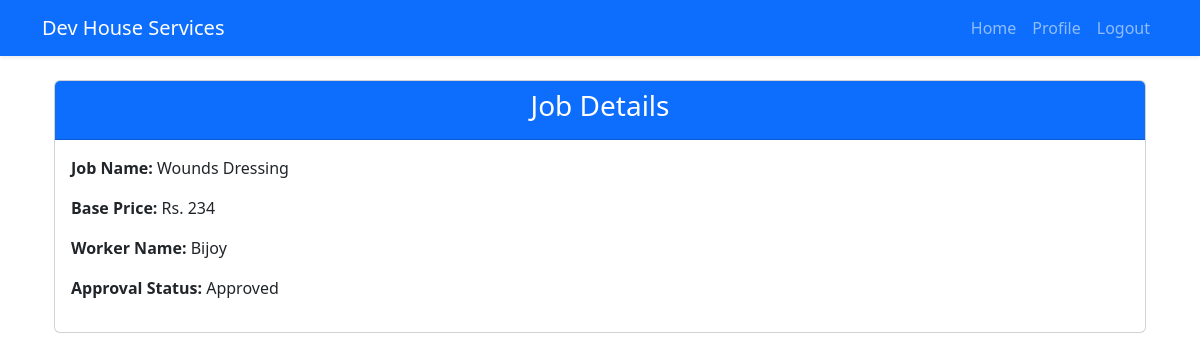
Screenshot of /view_job/1 (signed in) with the database file from the repository.
### models.py (models this page shows, shortened)
class Job(db.Model):
    id = db.Column(db.Integer, primary_key=True)
    name = db.Column(db.String(36), unique=True, nullable=False)
    bp = db.Column(db.Integer, nullable=True)
    approved = db.Column(db.String(10), default="False")
    worker_id = db.Column(db.Integer, db.ForeignKey('worker.id'), nullable=True)
    requests = db.relationship('Request', backref='job', lazy=True)
    rating = db.Column(db.Float, default=0.0)
    rating_count = db.Column(db.Integer, default=0)

class Worker(db.Model):
    id = db.Column(db.Integer, primary_key=True)
    username = db.Column(db.String(36), unique=True, nullable=False)
    passhash = db.Column(db.String(256), nullable=False)
    name = db.Column(db.String(36), nullable=True)
    age = db.Column(db.Integer, nullable=False)
    service_id = db.Column(db.Integer, db.ForeignKey('services.id'), nullable=True)
    experience = db.Column(db.Integer, nullable=True)
    date_of_join = db.Column(db.Date, default=func.current_date())
    contact = db.Column(db.String(15), nullable=False)
    email = db.Column(db.String(120), nullable=False, unique=True)
    address = db.Column(db.String(100), nullable=False)
    pin = db.Column(db.String(10), nullable=False)
    description = db.Column(db.String(200), nullable=True)
    jobs = db.relationship('Job', backref='worker', lazy=True)
    requests = db.relationship('Request', backref='worker', lazy=True)
    rating = db.Column(db.Float, default=0.0)
    rating_count = db.Column(db.Integer, default=0)

### routs.py (the view)
@app.route('/view_job/<int:job_id>')
@admin_required
def view_job(job_id):
    job = Job.query.get(job_id)
    return render_template("jobs/view_job.html", job=job)

### routs.py (called while the page is built)
def admin_required(func):
    @wraps(func)
    def inner(*args, **kwargs):
        if 'user_id' not in session:
            flash('Please login to continue')
            return redirect(url_for('login'))
        user = User.query.get(session['user_id'])
        if not user.is_admin:
            flash('You are not authorized to access this page')
            return redirect(url_for('index'))
        return func(*args, **kwargs)
    return inner

### templates/jobs/view_job.html
{% extends 'layout.html' %}
{% block content %}
<div class="container mt-4">
    <div class="card">
        <div class="card-header bg-primary text-white text-center">
            <h3 class="card-title">Job Details</h3>
        </div>
        <div class="card-body">
            <p><strong>Job Name:</strong> {{ job.name }}</p>
            <p><strong>Base Price:</strong> Rs. {{ job.bp }}</p>
            <p><strong>Worker Name:</strong> {{ job.worker.name }}</p>
            <p><strong>Approval Status:</strong>
                {% if job.approved == "True" %}
                    Approved
                {% elif job.approved == "False" %}
                    Pending
                {% else %}
                    Rejected
                {% endif %}
            </p>
        </div>
    </div>
</div>
{% endblock %}

### rows the page displays
Job: name "Wounds Dressing", bp "234"
Worker: worker.name "Bijoy"
